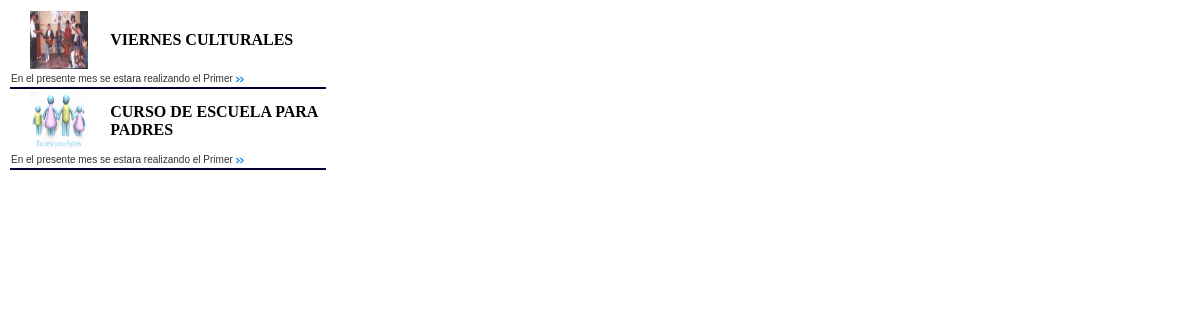
Screenshot of /noticias/noti02.php with the database file from the repository.
### tables this page shows
CREATE TABLE `noticia` (
  `id` int(11) NOT NULL,
  `titulo` varchar(100) NOT NULL DEFAULT '',
  `cuerpo` longtext NOT NULL,
  `principal` char(1) NOT NULL DEFAULT '0',
  `imagen` varchar(100) NOT NULL DEFAULT ''
);

### noticias/noti02.php (the view, shortened to what this page needs)
<html>
<head>
<link rel="stylesheet" type="text/css" href="estilo.css">
</head>
<body>
<?php
	$cn = Conectarse();
	$rsnoticia="select * from noticia order by id desc";
	$noticia = mysqli_query($cn,$rsnoticia);
?>
<table width="320">
<?php
	$i=1;
	while ($rsnoticia=mysqli_fetch_array($noticia)) {
?>
	<tr>
		<td width="111" valign="top">
		<div align="center">
			<img src="img/<?php echo $rsnoticia["imagen"] ?>" width="58" height="58" align="top">
		</div>
		</td>
		<td width="260"><b><?php echo $rsnoticia["titulo"] ?></b> </td>
	</tr>
	<tr>
		<td colspan="2">
			<div class="pres" id="detalle<?php echo $i ?>">
				<?php echo substr($rsnoticia["cuerpo"],0,50) ?>
				<a href="#" onclick="verdetallenot(<?php echo $rsnoticia['id']?>,<?php echo $i ?>);" title="Ver en detalle <?php echo $rsnoticia["id"] ?>"><img src="img/flecha.gif" border="0"></a>
			</div>
		</td>
	</tr>
	<tr height="1" bgcolor="#000033"><td colspan="2"></td></tr>
<?php
$i=$i+1;
} ?>
</table>
</body>
</html>

### noticias/estilo.css (style rules this page uses)
.pres { font-family:Verdana, Arial, Helvetica, sans-serif; color:#333333; font-size:10px; text-align:justify; }

### rows the page displays
noticia: imagen (picture), titulo "VIERNES CULTURALES", cuerpo "En el presente mes se estara realizando el Primer"
noticia: imagen (picture), titulo "CURSO DE ESCUELA PARA PADRES", cuerpo "En el presente mes se estara realizando el Primer"
